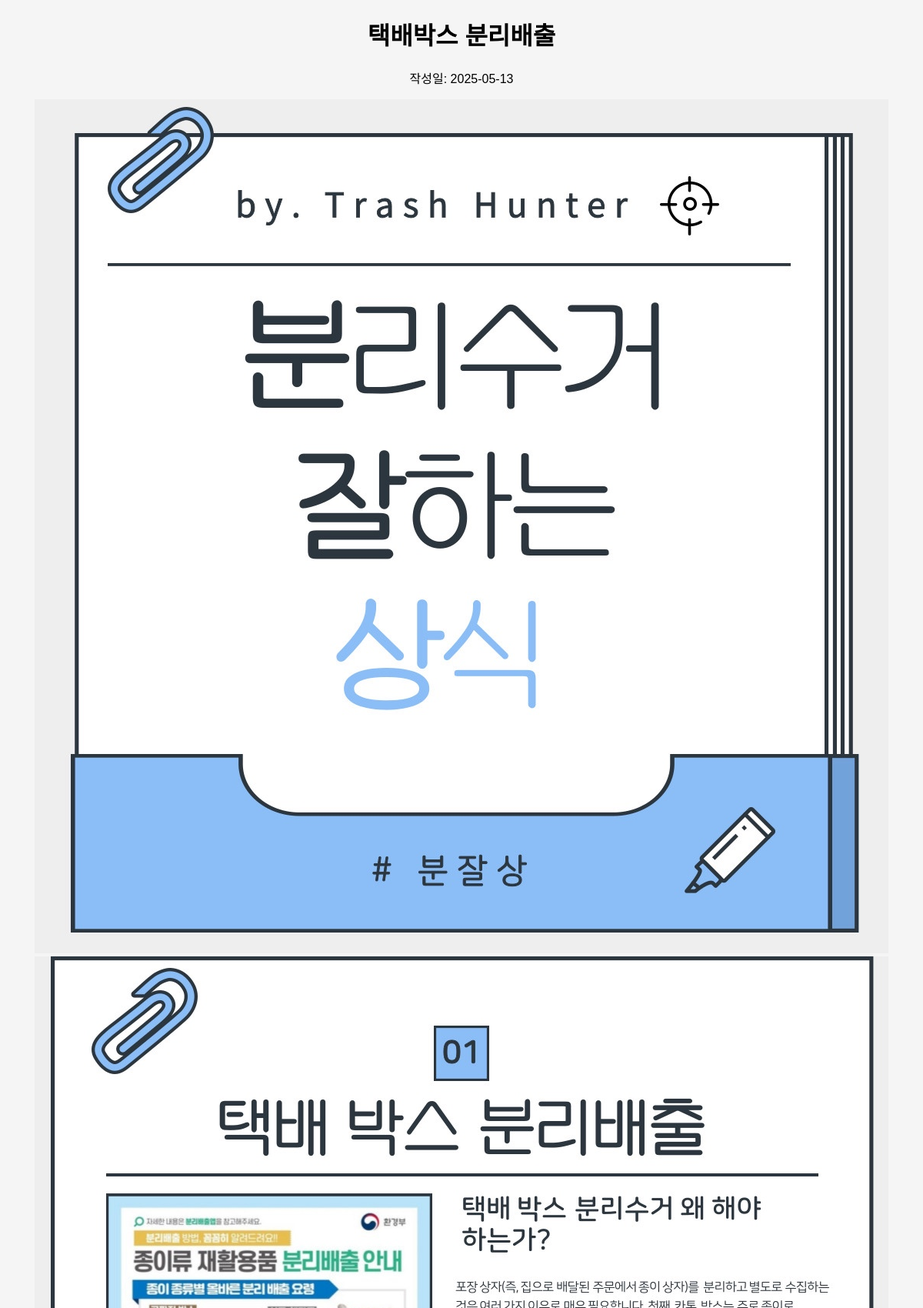
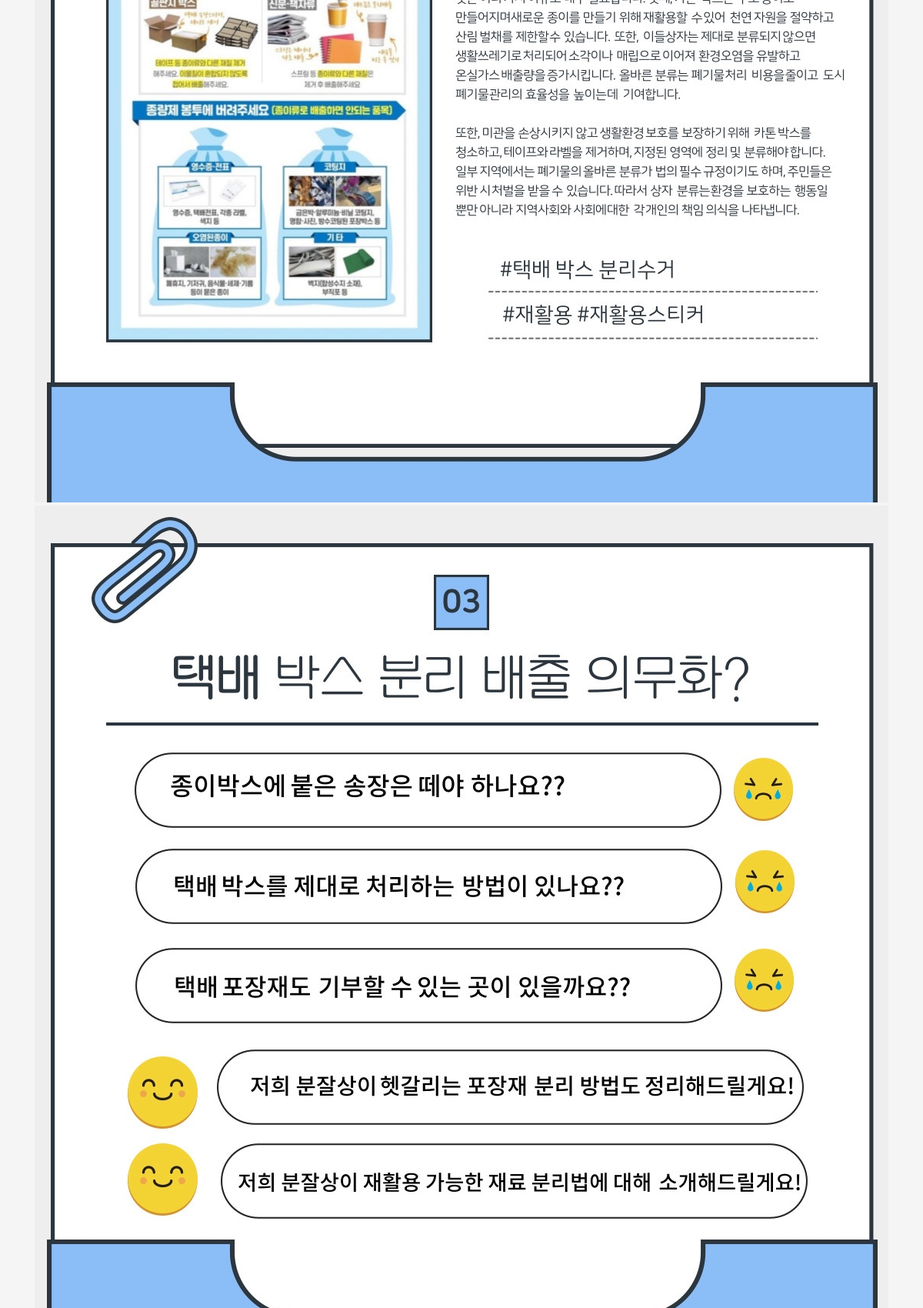
The page /detail/4 (upper part) on the database its author committed (2 pictures, top to bottom).
### tables this page shows
CREATE TABLE posts (
                id INTEGER PRIMARY KEY AUTOINCREMENT,
                title TEXT NOT NULL,
                date TEXT DEFAULT CURRENT_TIMESTAMP
            );

CREATE TABLE images (
                id INTEGER PRIMARY KEY AUTOINCREMENT,
                post_id INTEGER,
                filename TEXT,
                FOREIGN KEY(post_id) REFERENCES posts(id)
            );

### app.py (the view)
@app.route('/detail/<int:post_id>')
def detail(post_id):
    with sqlite3.connect('db.sqlite3') as conn:
        c = conn.cursor()
        c.execute('SELECT title, id, date FROM posts WHERE id = ?', (post_id,))
        post = c.fetchone()
        c.execute('SELECT filename FROM images WHERE post_id = ?', (post_id,))
        images = c.fetchall()
    return render_template('detail.html', post=post, images=images, is_admin=session.get('admin', False))

### templates/detail.html (shortened to what this page needs)
<!DOCTYPE html>
<html lang="ko">
<head>
  <link rel="stylesheet" href="{{ url_for('static', filename='cardnews_style.css') }}">
</head>
<body>
  <div class="detail-wrapper">
    <div class="detail-card">
      <h1 class="detail-title">{{ post[0] }}</h1>
      <p class="detail-date">작성일: {{ post[2][:10] }}</p>
      <div class="detail-images">
        {% for img in images %}
          <img src="{{ url_for('static', filename='uploads/' + img[0]) }}" alt="카드 이미지">
        {% endfor %}
      </div>
    </div>
  </div>
</body>
</html>

### static/cardnews_style.css (style rules this page uses)
body { font-family: 'Arial', sans-serif; background-color: #f5f5f5; margin: 0; padding: 0; text-align: center; }

### rows shown on the page
posts: title "택배박스 분리배출", date "2025-05-13"
images: filename (picture)
images: filename (picture)
images: filename (picture)
